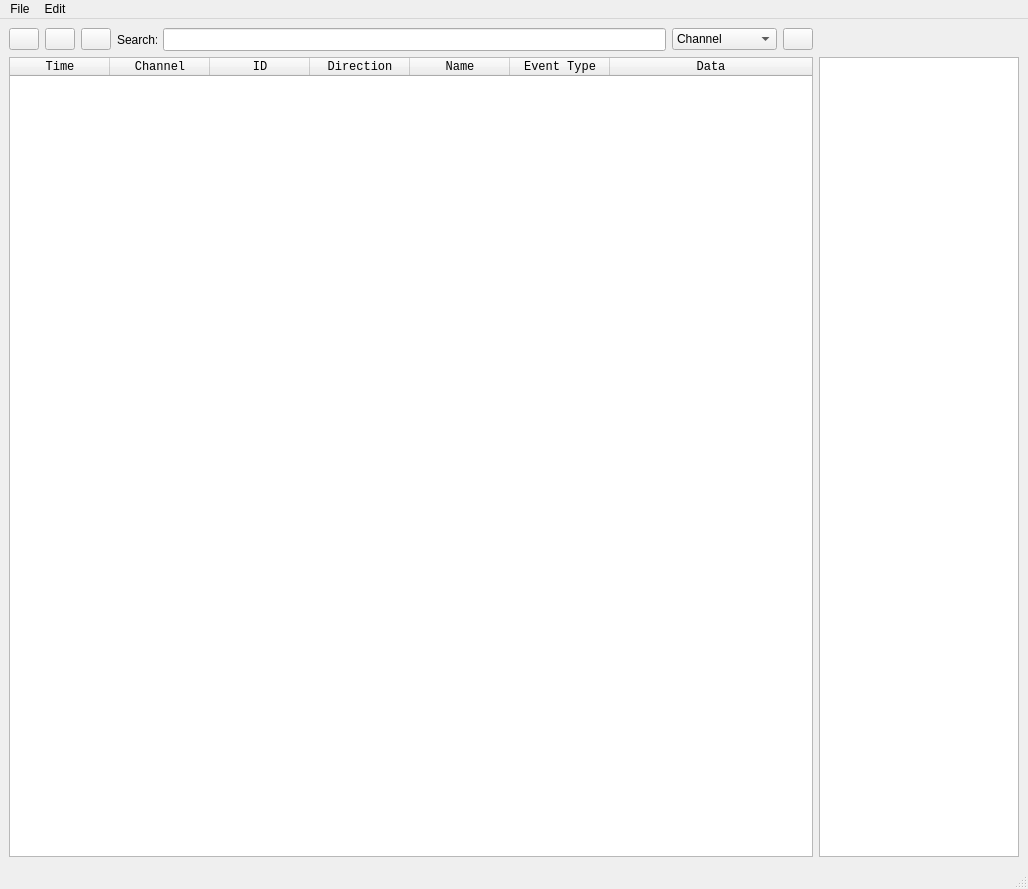
<?xml version="1.0" encoding="UTF-8"?>
<ui version="4.0">
 <class>MainWindow</class>
 <widget class="QMainWindow" name="MainWindow">
  <property name="geometry">
   <rect>
    <x>0</x>
    <y>0</y>
    <width>1028</width>
    <height>889</height>
   </rect>
  </property>
  <property name="windowTitle">
   <string>MainWindow</string>
  </property>
  <widget class="QWidget" name="centralwidget">
   <layout class="QGridLayout" name="gridLayout">
    <item row="0" column="0">
     <widget class="QPushButton" name="Start">
      <property name="sizePolicy">
       <sizepolicy hsizetype="Fixed" vsizetype="Fixed">
        <horstretch>0</horstretch>
        <verstretch>0</verstretch>
       </sizepolicy>
      </property>
      <property name="minimumSize">
       <size>
        <width>30</width>
        <height>0</height>
       </size>
      </property>
      <property name="maximumSize">
       <size>
        <width>30</width>
        <height>16777215</height>
       </size>
      </property>
      <property name="statusTip">
       <string>Start tracing</string>
      </property>
      <property name="autoFillBackground">
       <bool>true</bool>
      </property>
      <property name="icon">
       <iconset>
        <normaloff>Start.png</normaloff>Start.png</iconset>
      </property>
      <property name="checkable">
       <bool>false</bool>
      </property>
      <property name="autoDefault">
       <bool>false</bool>
      </property>
     </widget>
    </item>
    <item row="0" column="1">
     <widget class="QPushButton" name="Pause">
      <property name="minimumSize">
       <size>
        <width>30</width>
        <height>0</height>
       </size>
      </property>
      <property name="maximumSize">
       <size>
        <width>30</width>
        <height>16777215</height>
       </size>
      </property>
      <property name="statusTip">
       <string>Pause tracing</string>
      </property>
      <property name="autoFillBackground">
       <bool>true</bool>
      </property>
      <property name="icon">
       <iconset>
        <normaloff>Pause.png</normaloff>Pause.png</iconset>
      </property>
      <property name="checkable">
       <bool>false</bool>
      </property>
      <property name="autoDefault">
       <bool>false</bool>
      </property>
     </widget>
    </item>
    <item row="0" column="2">
     <widget class="QPushButton" name="Stop">
      <property name="minimumSize">
       <size>
        <width>30</width>
        <height>0</height>
       </size>
      </property>
      <property name="maximumSize">
       <size>
        <width>30</width>
        <height>16777215</height>
       </size>
      </property>
      <property name="statusTip">
       <string>Stop tracing</string>
      </property>
      <property name="autoFillBackground">
       <bool>true</bool>
      </property>
      <property name="icon">
       <iconset>
        <normaloff>Stop.png</normaloff>Stop.png</iconset>
      </property>
      <property name="checkable">
       <bool>false</bool>
      </property>
      <property name="autoDefault">
       <bool>false</bool>
      </property>
     </widget>
    </item>
    <item row="0" column="3">
     <widget class="QLabel" name="label">
      <property name="maximumSize">
       <size>
        <width>40</width>
        <height>16777215</height>
       </size>
      </property>
      <property name="font">
       <font>
        <family>Arial</family>
        <weight>50</weight>
        <bold>false</bold>
       </font>
      </property>
      <property name="text">
       <string>Search:</string>
      </property>
     </widget>
    </item>
    <item row="0" column="4">
     <widget class="QLineEdit" name="SearchBar">
      <property name="sizePolicy">
       <sizepolicy hsizetype="Expanding" vsizetype="Fixed">
        <horstretch>0</horstretch>
        <verstretch>0</verstretch>
       </sizepolicy>
      </property>
      <property name="minimumSize">
       <size>
        <width>500</width>
        <height>0</height>
       </size>
      </property>
      <property name="maximumSize">
       <size>
        <width>16777215</width>
        <height>16777215</height>
       </size>
      </property>
      <property name="font">
       <font>
        <family>Segoe UI</family>
        <pointsize>10</pointsize>
       </font>
      </property>
     </widget>
    </item>
    <item row="0" column="5">
     <widget class="QComboBox" name="comboBox">
      <property name="sizePolicy">
       <sizepolicy hsizetype="Minimum" vsizetype="Expanding">
        <horstretch>0</horstretch>
        <verstretch>0</verstretch>
       </sizepolicy>
      </property>
      <property name="minimumSize">
       <size>
        <width>105</width>
        <height>0</height>
       </size>
      </property>
      <property name="maximumSize">
       <size>
        <width>105</width>
        <height>22</height>
       </size>
      </property>
      <item>
       <property name="text">
        <string>Channel</string>
       </property>
      </item>
      <item>
       <property name="text">
        <string>ID</string>
       </property>
      </item>
      <item>
       <property name="text">
        <string>Name</string>
       </property>
      </item>
      <item>
       <property name="text">
        <string>Data</string>
       </property>
      </item>
     </widget>
    </item>
    <item row="0" column="6">
     <widget class="QPushButton" name="Search">
      <property name="sizePolicy">
       <sizepolicy hsizetype="Fixed" vsizetype="Fixed">
        <horstretch>0</horstretch>
        <verstretch>0</verstretch>
       </sizepolicy>
      </property>
      <property name="minimumSize">
       <size>
        <width>30</width>
        <height>0</height>
       </size>
      </property>
      <property name="maximumSize">
       <size>
        <width>30</width>
        <height>16777215</height>
       </size>
      </property>
      <property name="statusTip">
       <string>Start tracing</string>
      </property>
      <property name="autoFillBackground">
       <bool>true</bool>
      </property>
      <property name="icon">
       <iconset>
        <normaloff>Search.png</normaloff>Search.png</iconset>
      </property>
      <property name="checkable">
       <bool>false</bool>
      </property>
      <property name="autoDefault">
       <bool>false</bool>
      </property>
     </widget>
    </item>
    <item row="1" column="0" colspan="7">
     <widget class="QTableWidget" name="dataTable">
      <property name="enabled">
       <bool>true</bool>
      </property>
      <property name="sizePolicy">
       <sizepolicy hsizetype="Preferred" vsizetype="Preferred">
        <horstretch>0</horstretch>
        <verstretch>0</verstretch>
       </sizepolicy>
      </property>
      <property name="minimumSize">
       <size>
        <width>800</width>
        <height>800</height>
       </size>
      </property>
      <property name="maximumSize">
       <size>
        <width>16777215</width>
        <height>16777215</height>
       </size>
      </property>
      <property name="font">
       <font>
        <family>Courier New</family>
        <weight>50</weight>
        <bold>false</bold>
       </font>
      </property>
      <property name="editTriggers">
       <set>QAbstractItemView::NoEditTriggers</set>
      </property>
      <property name="selectionMode">
       <enum>QAbstractItemView::SingleSelection</enum>
      </property>
      <property name="selectionBehavior">
       <enum>QAbstractItemView::SelectItems</enum>
      </property>
      <property name="rowCount">
       <number>0</number>
      </property>
      <attribute name="horizontalHeaderVisible">
       <bool>true</bool>
      </attribute>
      <attribute name="horizontalHeaderCascadingSectionResizes">
       <bool>true</bool>
      </attribute>
      <attribute name="horizontalHeaderMinimumSectionSize">
       <number>39</number>
      </attribute>
      <attribute name="horizontalHeaderShowSortIndicator" stdset="0">
       <bool>true</bool>
      </attribute>
      <attribute name="horizontalHeaderStretchLastSection">
       <bool>true</bool>
      </attribute>
      <attribute name="verticalHeaderCascadingSectionResizes">
       <bool>true</bool>
      </attribute>
      <attribute name="verticalHeaderDefaultSectionSize">
       <number>20</number>
      </attribute>
      <attribute name="verticalHeaderMinimumSectionSize">
       <number>23</number>
      </attribute>
      <attribute name="verticalHeaderShowSortIndicator" stdset="0">
       <bool>true</bool>
      </attribute>
      <attribute name="verticalHeaderStretchLastSection">
       <bool>false</bool>
      </attribute>
      <column>
       <property name="text">
        <string>Time</string>
       </property>
      </column>
      <column>
       <property name="text">
        <string>Channel</string>
       </property>
      </column>
      <column>
       <property name="text">
        <string>ID</string>
       </property>
      </column>
      <column>
       <property name="text">
        <string>Direction</string>
       </property>
      </column>
      <column>
       <property name="text">
        <string>Name</string>
       </property>
      </column>
      <column>
       <property name="text">
        <string>Event Type</string>
       </property>
      </column>
      <column>
       <property name="text">
        <string>Data</string>
       </property>
      </column>
     </widget>
    </item>
    <item row="1" column="7">
     <widget class="QTableWidget" name="tableWidget">
      <property name="minimumSize">
       <size>
        <width>0</width>
        <height>800</height>
       </size>
      </property>
      <property name="maximumSize">
       <size>
        <width>200</width>
        <height>800</height>
       </size>
      </property>
     </widget>
    </item>
   </layout>
  </widget>
  <widget class="QMenuBar" name="menubar">
   <property name="geometry">
    <rect>
     <x>0</x>
     <y>0</y>
     <width>1028</width>
     <height>21</height>
    </rect>
   </property>
   <widget class="QMenu" name="menuFile">
    <property name="title">
     <string>File</string>
    </property>
    <addaction name="actionNew"/>
    <addaction name="actionSave"/>
    <addaction name="actionOpen"/>
    <addaction name="separator"/>
    <addaction name="actionExit"/>
   </widget>
   <widget class="QMenu" name="menuEdit">
    <property name="title">
     <string>Edit</string>
    </property>
    <addaction name="actionStart"/>
    <addaction name="actionStop"/>
    <addaction name="actionFilters"/>
   </widget>
   <addaction name="menuFile"/>
   <addaction name="menuEdit"/>
  </widget>
  <widget class="QStatusBar" name="statusbar"/>
  <action name="actionNew">
   <property name="text">
    <string>New</string>
   </property>
   <property name="statusTip">
    <string>Create New File</string>
   </property>
   <property name="shortcut">
    <string>Ctrl+N</string>
   </property>
  </action>
  <action name="actionSave">
   <property name="text">
    <string>Save</string>
   </property>
   <property name="statusTip">
    <string>Save File</string>
   </property>
   <property name="shortcut">
    <string>Ctrl+S</string>
   </property>
  </action>
  <action name="actionOpen">
   <property name="text">
    <string>Open</string>
   </property>
   <property name="statusTip">
    <string>Open existing file</string>
   </property>
   <property name="shortcut">
    <string>Ctrl+O</string>
   </property>
  </action>
  <action name="actionStart">
   <property name="text">
    <string>Start</string>
   </property>
  </action>
  <action name="actionStop">
   <property name="text">
    <string>Stop</string>
   </property>
  </action>
  <action name="actionFilters">
   <property name="text">
    <string>Filters</string>
   </property>
  </action>
  <action name="actionExit">
   <property name="text">
    <string>Exit</string>
   </property>
   <property name="statusTip">
    <string>Close the tool</string>
   </property>
   <property name="shortcut">
    <string>Ctrl+W</string>
   </property>
  </action>
  <action name="actionSet_ID_Names">
   <property name="text">
    <string>Define IDs</string>
   </property>
  </action>
 </widget>
 <resources/>
 <connections/>
</ui>
